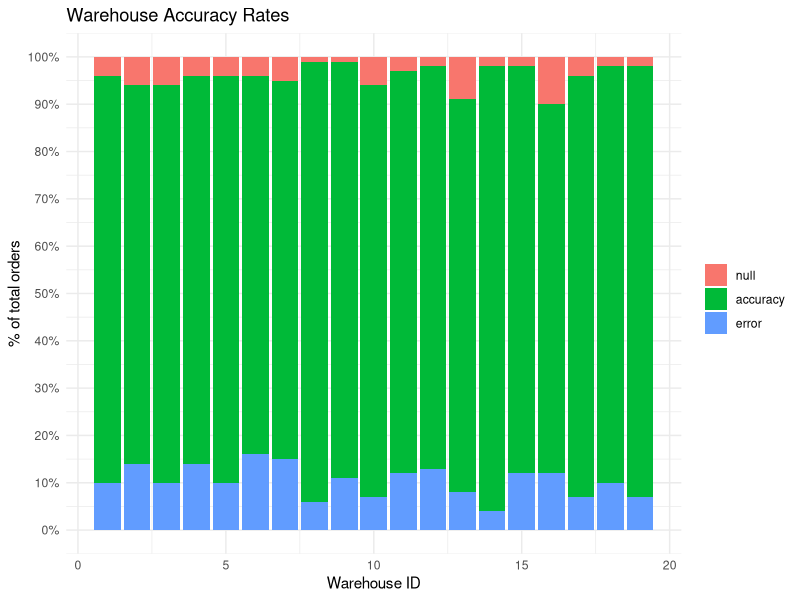
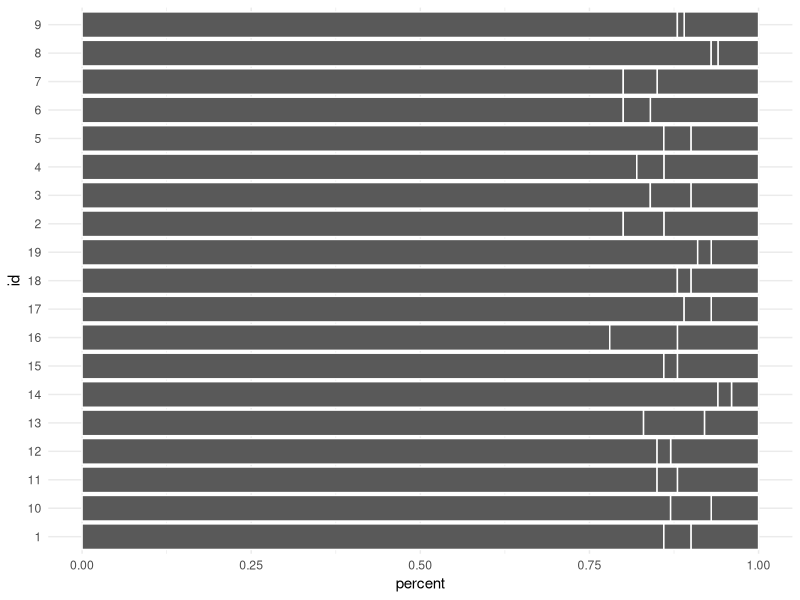
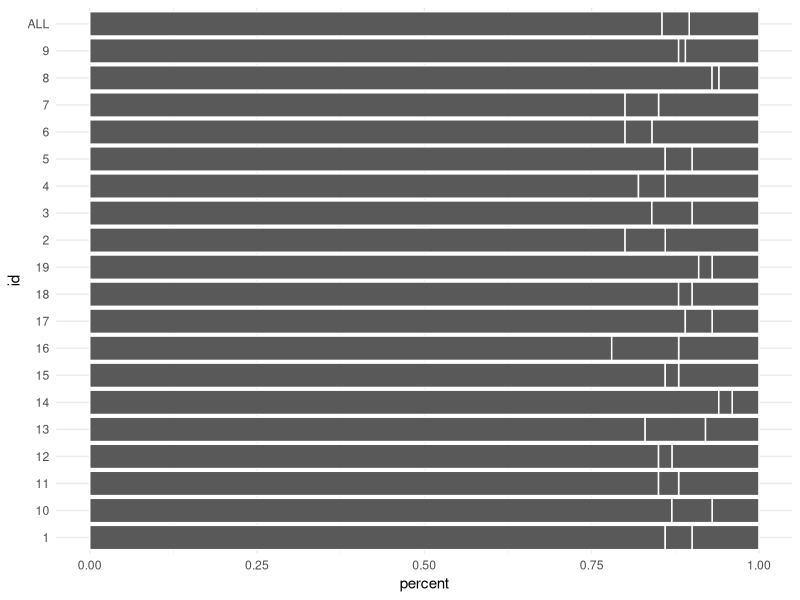
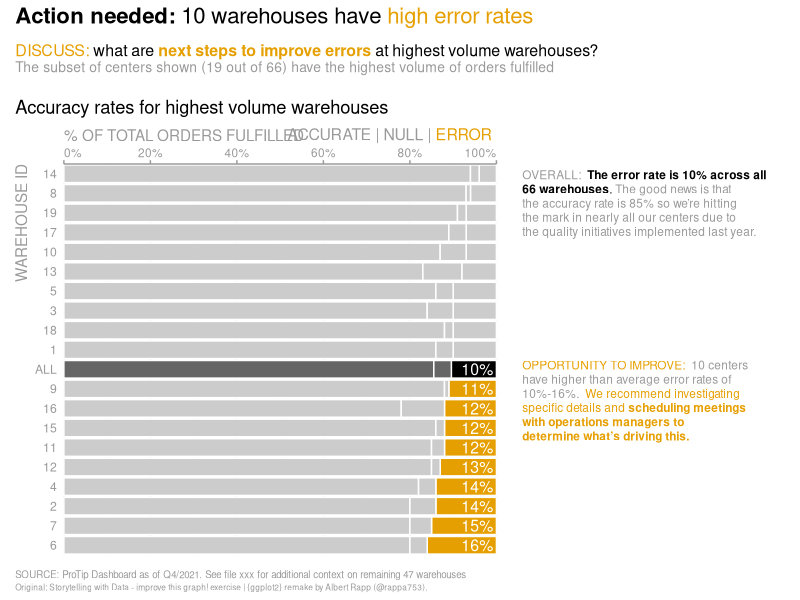

Write the R code that produced these figures, in order.
library(tidyverse)
dat <- tibble(
  id = 1:19,
  fulfilled = c(803, 865, 795, 683, 566, 586, 510, 436, 418, 364, 379, 372, 374, 278, 286, 327, 225, 222, 200),
  accuracy = c(86, 80, 84, 82, 86, 80, 80, 93, 88, 87, 85, 85, 83, 94, 86, 78, 89, 88, 91),
  error = c(10, 14, 10, 14, 10, 16, 15, 6, 11, 7, 12, 13, 8, 4, 12, 12, 7, 10, 7),
  null = 100 - accuracy - error
) %>% 
  mutate(across(accuracy:null, ~. / 100))



theme_set(theme_minimal())
dat_long <- dat %>% 
  pivot_longer(
    cols = accuracy:null,
    names_to = 'type',
    values_to = 'percent'
  )

dat_long %>% 
  ggplot(aes(id, percent, fill = factor(type, levels = c('null', 'accuracy', 'error')))) +
  geom_col() +
  labs(
    title = 'Warehouse Accuracy Rates',
    x = 'Warehouse ID',
    y = '% of total orders',
    fill = element_blank()
  ) +
  scale_y_continuous(labels = ~scales::percent(., accuracy = 1), breaks = seq(0, 1, 0.1))


####

categorial_dat <- dat_long %>% 
  mutate(
    id = as.character(id),
  )

categorial_dat %>% 
  ggplot(aes(x = percent, y = id, group = factor(type, levels=c('error', 'null', 'accuracy')))) +
  geom_col(col="white")




averages <- dat_long %>% 
  group_by(type) %>% 
  summarise(percent = mean(percent)) %>% 
  mutate(id = 'ALL') 

dat_with_summary <- categorial_dat %>% 
  bind_rows(averages)



averages <- dat_long %>% 
  group_by(type) %>% 
  summarise(percent = mean(percent)) %>% 
  mutate(id = 'ALL') 

dat_with_summary <- categorial_dat %>% 
  bind_rows(averages)

dat_with_summary %>% 
  ggplot(aes(x = percent, y = id)) +
  geom_col(
    aes(group = factor(type, levels = c('error', 'null', 'accuracy'))),
    col = 'white',
  )

ordered_dat <- dat_with_summary %>% 
  mutate(
    type = factor(type, levels = c('error', 'null', 'accuracy')),
    id = fct_reorder(id, percent, .desc = T)
  ) 


# Set colors as variable for easy change later
unhighlighted_color <- 'grey80'
highlighted_color <- '#E69F00'
avg_error <- 'black'
avg_rest <- 'grey40'

# Compute new column with colors of each bar
colored_dat <- ordered_dat %>% 
  mutate(
    custom_colors = case_when(
      id == 'ALL' & type == 'error' ~ avg_error,
      id == 'ALL' ~ avg_rest,
      type == 'error' & percent > 0.1 ~ highlighted_color,
      T ~  unhighlighted_color
    )
  )

p1 = colored_dat %>%
  ggplot(aes(x = percent, y = id)) +
  geom_col(aes(group = type),
           col = 'white',
           fill = colored_dat$custom_colors) # Set colors manually)

p2 = p1 +
  coord_cartesian(
    xlim = c(0, 1), 
    ylim = c(0.5, 20.5), 
    expand = F, # removes white spaces at edge of plot
    clip = 'off' # allows drawing outside of panel
  )

unhighlighed_col_darker <- 'grey60'
p3 <- p2 +
  scale_x_continuous(
    breaks = seq(0, 1, 0.2),
    labels = scales::percent,
    position = 'top'
  ) +
  labs(
    title = 'Accuracy rates for highest volume warehouses',
    y = 'WAREHOUSE ID',
    x = '% OF TOTAL ORDERS FULFILLED',
  ) +
  theme(
    axis.line.x = element_line(colour = unhighlighed_col_darker),
    axis.ticks.x = element_line(colour = unhighlighed_col_darker),
    axis.text = element_text(colour = unhighlighed_col_darker),
    text = element_text(colour = unhighlighed_col_darker),
    plot.title = element_text(colour = 'black')
  )




p4 <- p3 +
  theme(
    axis.title.x = element_text(hjust = 0),
    axis.title.y = element_text(hjust = 1),
    plot.title.position = 'plot'
    # aligns the title to the whole plot and not the (inner) panel
  )



p5 <- p4 +
  # Overwriting previous scale will generate a warning but that's ok
  scale_x_continuous(
    breaks = seq(0, 1, 0.2), # We still want the axes ticks
    labels = rep('', 6), # Empty strings as labels
    position = 'top'
  ) +
  annotate(
    'text',
    x = seq(0, 1, 0.2),
    y = 20.75,
    label = scales::percent(seq(0, 1, 0.2), accuracy = 1),
    size = 3,
    hjust = c(0, rep(0.5, 4), 1),
    # individual hjust here
    vjust = -.2, 
    col = unhighlighed_col_darker
  ) +
  theme(
    axis.title.x = element_text(hjust = 0, vjust = 0)
    # change vjust to avoid overplotting
  )



text_labels <- colored_dat %>% 
  filter(type == 'error' & percent > 0.1) %>% 
  mutate(percent = scales::percent(percent, accuracy = 1))

p6 <- p5 +
  geom_text(
    data = text_labels, 
    aes(x = 1, label = percent), 
    hjust = 1.1,
    col = 'white',
    size = 4
  )



library(ggtext)
p7 <- p6 +
  annotate(
    'richtext',
    x = 1,
    y = 21.25,
    label = "ACCURATE | NULL | <span style = 'color:#E69F00'>ERROR</span>",
    hjust = 1,
    vjust = 0, 
    col = unhighlighed_col_darker, 
    size = 4,
    label.colour = NA,
    fill = NA
  )




# Save text data in a tibble
tib_summary_text <- tibble(
  x = 0, 
  y = c(1.65, 0.5), 
  label = c("<span style = 'color:grey60'>OVERALL:</span> **The error rate is 10% across all<br>66 warehouses**. <span style = 'color:grey60'>The good news is that<br>the accuracy rate is 85% so we\'re hitting<br>the mark in nearly all our centers due to<br>the quality initiatives implemented last year.</span>",
            "<span style = 'color:#E69F00'>OPPORTUNITY TO IMPROVE:</span> <span style = 'color:grey60'>10 centers<br>have higher than average error rates of<br>10%-16%.</span> <span style = 'color:#E69F00'>We recommend investigating<br>specific details and **scheduling meetings<br>with operations managers to<br>determine what's driving this.**</span>"
  )
)

# Create text plot with geom_richtext() and theme_void()
text_plot <- tib_summary_text %>% 
  ggplot() +
  geom_richtext(
    aes(x, y, label = label),
    size = 3,
    hjust = 0,
    vjust = 0,
    label.colour = NA
  ) +
  coord_cartesian(xlim = c(0, 1), ylim = c(0, 2), clip = 'off') +
  # clip = 'off' is important for putting it together later.
  theme_void()




# Save texts as variables for better code legibility
# Here I used Markdown syntax
# To enable its rendering, use element_markdown() in theme
title_text <- "**Action needed:** 10 warehouses have <span style = 'color:#E69F00'>high error rates</span>"
subtitle_text <- "<span style = 'color:#E69F00'>DISCUSS:</span> what are <span style = 'color:#E69F00'>**next steps to improve errors**</span> at highest volume warehouses?<br><span style = 'font-size:10pt;color:grey60'>The subset of centers shown (19 out of 66) have the highest volume of orders fulfilled</span>"
caption_text <- "SOURCE: ProTip Dashboard as of Q4/2021. See file xxx for additional context on remaining 47 warehouses<br><span style = 'font-size:6pt;color:grey60'>Original: Storytelling with Data - improve this graph! exercise | {ggplot2} remake by Albert Rapp (@rappa753)."



# Compose plot
library(patchwork)
p7 +
  text_plot +
  # Make text plot narrower
  plot_layout(widths = c(0.6, 0.4)) +
  # Add main message via title and subtitle
  plot_annotation(
    title = title_text,
    subtitle = subtitle_text,
    caption = caption_text,
    theme = theme(
      plot.title = element_markdown(
        margin = margin(b = 0.4, unit = 'cm'),
        # 0.4cm margin at bottom of title
        size = 16
      ),
      plot.subtitle = element_markdown(
        margin = margin(b = 0.4, unit = 'cm'),
        # 0.4cm margin at bottom of title
        size = 11.5
      ),
      plot.caption.position = 'plot',
      plot.caption = element_markdown(
        hjust = 0, 
        size = 7, 
        colour = unhighlighed_col_darker, 
        lineheight = 1.25
      ),
      plot.background = element_rect(fill = 'white', colour = NA)
      # This is only a trick to make sure that background really is white
      # Otherwise, some browsers or photo apps will apply a dark mode
    )
  ) 













